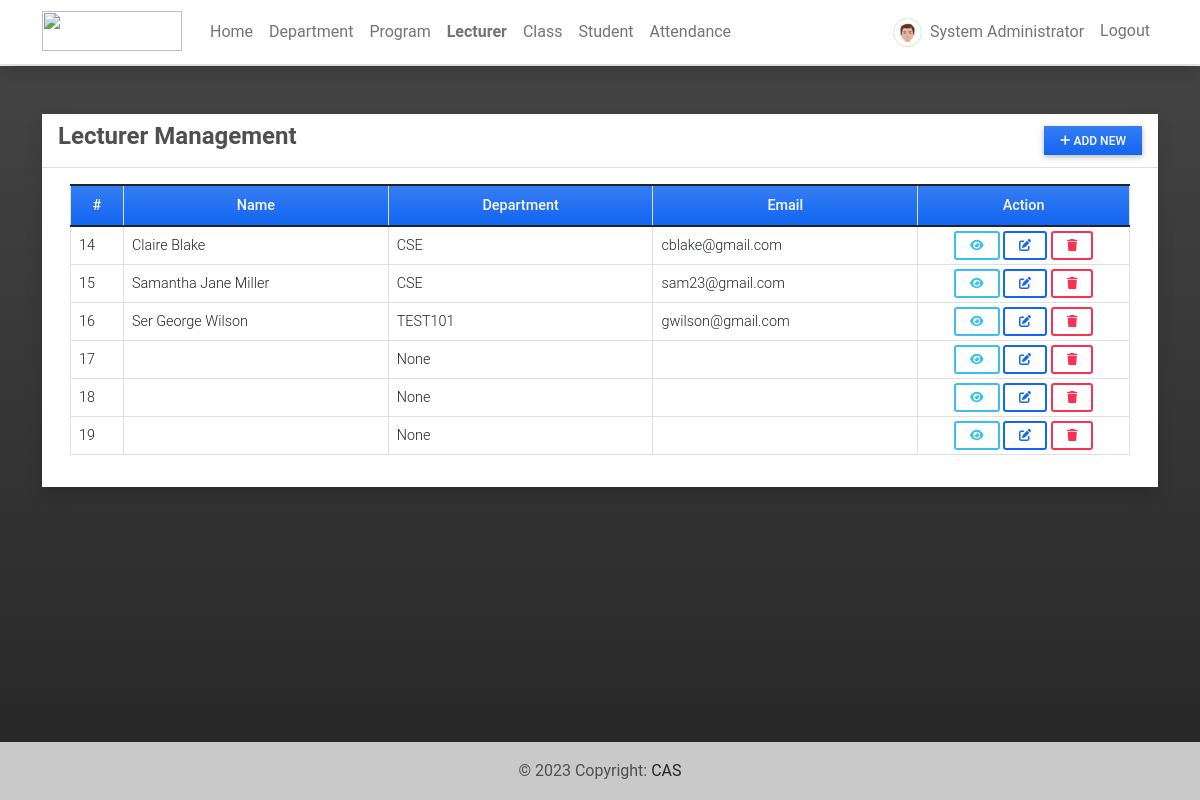
Screenshot of /faculty (signed in) with the database file from the repository.
### attendance/models.py (models this page shows, shortened)
class UserProfile(models.Model):
    user = models.OneToOneField(User, on_delete=models.CASCADE,related_name='profile')
    contact = models.CharField(max_length=250)
    dob = models.DateField(blank=True, null = True)
    address = models.TextField(blank=True, null = True)
    avatar = models.ImageField(blank=True, null = True, upload_to= 'images/')
    user_type = models.IntegerField(default = 2)
    gender = models.CharField(max_length=100, choices=[('Male','Male'),('Female','Female')], blank=True, null= True)
    department = models.ForeignKey(Department, on_delete=models.CASCADE, blank= True, null = True)

class Department(models.Model):
    name = models.CharField(max_length=250)
    description = models.TextField(blank=True, null=True)
    status = models.IntegerField(default = 1)
    date_added = models.DateTimeField(default=timezone.now)
    date_updated = models.DateTimeField(auto_now=True)
    def __str__(self):
        return self.name

### attendance/views.py (the view)
# urls.py: path('faculty',views.faculty,name='faculty-page'),
@login_required
def faculty(request):
    user = UserProfile.objects.filter(user_type = 2).all()
    context['page_title'] = "Faculty Management"
    context['faculties'] = user
    return render(request, 'faculty_mgt.html',context)

### attendance/templates/faculty_mgt.html (shortened to what this page needs)
{% extends 'base.html' %} {% block pageContent %}
<div class="col-lg-12 col-md-12 col-sm-12 col-xs-12">
    <div class="card card-default rounded-0 shadow ">
        <div class="card-header">
            <div class="d-flex w-100 align-items-center justify-content-between">
                <h4 class="card-title fw-bold">Lecturer Management</h4>
                <div class="tools">
                    <button type="button" class="btn btn-primary rounded-0 bg-gradient btn-sm" id='add_new'><i class="fa fa-plus"></i> Add New</button>
                </div>
            </div>
        </div>
        <div class="card-body">
            <div class="container-fluid">
                <table class="table table-bordered" id="faculty-list">
                    <colgroup>
                        <col width="5%">
                        <col width="25%">
                        <col width="25%">
                        <col width="25%">
                        <col width="20%">
                    </colgroup>
                    <thead>
                        <tr class="bg-gradient bg-primary bg-opacity-50 text-light">
                            <th class="px-2 py-2 text-center">#</th>
                            <th class="px-2 py-2 text-center">Name</th>
                            <th class="px-2 py-2 text-center">Department</th>
                            <th class="px-2 py-2 text-center">Email</th>
                            <th class="px-2 py-2 text-center">Action</th>
                        </tr>
                    </thead>
                    <tbody>
                        {% for faculty in faculties %}
                        <tr>
                            <td class="px-2 py-1 align-middle">{{ faculty.id }}</td>
                            <td class="px-2 py-1 align-middle">{{ faculty.user.first_name }} {{ faculty.user.last_name }}</td>
                            <td class="px-2 py-1 align-middle">{{ faculty.department }}</td>
                            <td class="px-2 py-1 align-middle">{{ faculty.user.email }}</td>
                            <td class="px-2 py-1 align-middle text-center">
                                <a class="btn btn-outline-info btn-sm view-data" href="javascript:void(0)" data-url="{% url 'view-faculty-modal' faculty.pk %}" title="View Details">
                                    <i class="fa fa-eye"></i>
                                </a>
                                <a class="btn btn-outline-primary btn-sm edit-data" href="javascript:void(0)" data-id="{{ faculty.user.pk }}" title="Edit">
                                    <i class="fa fa-edit"></i>
                                </a>
                                <button class="btn btn-outline-danger btn-sm delete-data" type="button" data-id="{{ faculty.user.pk }}" title="Delete">
                                    <i class="fa fa-trash"></i>
                                </button>
                            </td>
                        </tr>
                        {% endfor %}
                    </tbody>
                </table>
            </div>
        </div>
    </div>
</div>
{% endblock pageContent %}

### attendance/templates/topNavigation.html (shortened to what this page needs)
{% load static %}
<header>
    <nav class="navbar navbar-expand-lg navbar-light bg-white fixed-top shadow border-bottom">
        <div class="container">
            <a class="navbar-brand" target="_blank" href="{% url 'home-page' %}">
                <img src="{{ MEDIA_URL }}/default/ams-logo.png" height="16" alt="" loading="lazy" style="margin-top: -3px;" />
            </a>
            <div class="collapse navbar-collapse" id="navbarExample01">
                {% if user.id %}
                <ul class="navbar-nav me-auto mb-2 mb-lg-0" id="topNav">
                    <li class="nav-item">
                        <a class="nav-link" aria-current="page" href="{% url 'home-page' %}">Home</a>
                    </li>
                    {% if user.profile.user_type == 1 %}
                    <li class="nav-item">
                        <a class="nav-link" aria-current="page" href="{% url 'department-page' %}">Department</a>
                    </li>
                    <li class="nav-item">
                        <a class="nav-link" aria-current="page" href="{% url 'course-page' %}">Program</a>
                    </li>
                    <li class="nav-item">
                        <a class="nav-link" aria-current="page" href="{% url 'faculty-page' %}">Lecturer</a>
                    </li>
                    {% endif %}
                    <li class="nav-item">
                        <a class="nav-link" aria-current="page" href="{% url 'class-page' %}">Class</a>
                    </li>
                    <li class="nav-item">
                        <a class="nav-link" aria-current="page" href="{% url 'student-page' %}">Student</a>
                    </li>
                    <li class="nav-item">
                        <a class="nav-link" aria-current="page" href="{% url 'attendance-class' %}">Attendance</a>
                    </li>
                </ul>
                <ul class="navbar-nav d-flex flex-row">
                    {% if user.id %} {% if user.profile.user_type == 1 %} {% endif %}
                    <li class="nav-item me-3 me-lg-0">
                        <a class="nav-link" href="{% url 'profile' %}">
                            <span class="me-1"><img src="{% if user.profile.avatar %}{{ user.profile.avatar.url }}{% else %}{{ MEDIA_URL }}/default/default-avatar.png{% endif %}" alt="User Avatar" data-url="{% if user.profile.avatar %}{{ user.profile.avatar.url }}{% else %}{{ MEDIA_URL }}/default/default-avatar.png{% endif %}" id="user-avatar" class="img-thumbnail rounded-circle"></span>
                            {{ user.first_name }} {{user.last_name}}
                        </a>
                    </li>
                    <li class="nav-item me-3 me-lg-0">
                        <a class="nav-link" href="{% url 'logout' %}">Logout</a>
                    </li>
                    {% else %}
                    <li class="nav-item me-3 me-lg-0">
                        <a class="nav-link" href="{% url 'login' %}">Login</a>
                    </li>
                    {% endif %}
                </ul>
                {% endif %}
            </div>
        </div>
    </nav>
</header>

### static/assets/default/css/style.css (style rules this page uses)
html, body { height: 100%; width: 100%; max-height: 100%; overflow: auto; display: flex; flex-direction: column; }
body>header { flex-shrink: auto; }
#user-avatar { width: 1.8rem; height: 1.8rem; object-fit: scale-down; object-position: center center; }
.navbar-brand>img { width: 7em; height: 2em; }
.nav-item.active a.nav-link { font-weight: bolder !important; }

### rows the page displays
UserProfile: id "14", user.first_name "Claire", user.last_name "Blake", department "CSE", user.email "cblake@gmail.com"
UserProfile: id "15", user.first_name "Samantha Jane", user.last_name "Miller", department "CSE", user.email "sam23@gmail.com"
UserProfile: id "16", user.first_name "Ser George", user.last_name "Wilson", department "TEST101", user.email "gwilson@gmail.com"
UserProfile: id "17", department "None"
UserProfile: id "18", department "None"
UserProfile: id "19", department "None"

### other values shown
{{ user.first_name }} "System"
{{ user.last_name }} "Administrator"
